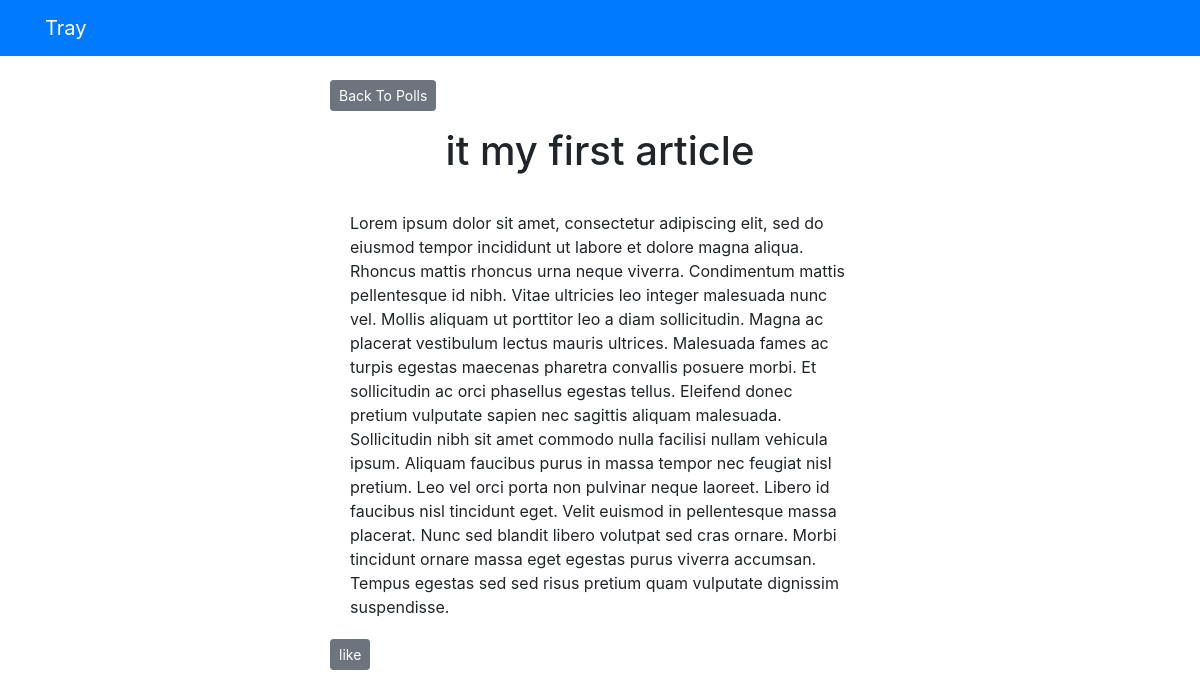
Screenshot of /tray/1/ with the database file from the repository.
### tray/models.py (models this page shows, shortened)
class Title(models.Model):
    title_text = models.CharField(max_length=200)
    pub_date = models.DateTimeField('date published')
    likes = models.IntegerField(default=0)

class Article(models.Model):
    title = models.ForeignKey(Title, on_delete=models.CASCADE)
    article_text = models.CharField(max_length=2000)

### tray/views.py (the view)
# urls.py: path('<int:title_id>/', views.details , name='details'),
def details(request, title_id):
    try:
        title = Title.objects.get(pk=title_id)
    except Title.DoesNotExist :
        raise Http404("Question does not exist")
    return render(request, 'tray/details.html', { 'title' : title})

### templates/tray/details.html (shortened to what this page needs)
{% extends 'base.html' %}
{% block content %}
<a class="btn btn-secondary btn-sm mb-3" href="{% url 'tray:index' %}">Back To Polls</a>
<h1 class="text-center mb-3">{{ title.title_text }}</h1>
{% for article in title.article_set.all %}
    <div class="card-body">
        <p class="card-text">{{ article.article_text }}</p>
    </div>
{% endfor %}
<a class="btn btn-secondary btn-sm mb-3" href="{% url 'tray:like' title.id %}">like</a>
{% endblock %}

### rows the page displays
Title: title_text "it my first article"
Article: article_text "Lorem ipsum dolor sit amet, consectetur adipiscing elit, sed do eiusmod tempor incididunt ut labore et dolore magna aliqua. Rhoncus mattis rhoncus urna neque viverra. Condimentum mattis pellentesque id nibh. Vitae ultricies leo integer malesuada nunc vel. Mollis aliquam ut porttitor leo a diam sollicitudin. Magna ac placerat vestibulum lectus mauris ultrices. Malesuada fames ac turpis egestas maecenas pharetra convallis posuere morbi. Et sollicitudin ac orci phasellus egestas tellus. Eleifend donec pretium vulputate sapien nec sagittis aliquam malesuada. Sollicitudin nibh sit amet commodo nulla facilisi nullam vehicula ipsum. Aliquam faucibus purus in massa tempor nec feugiat nisl pretium.…"
